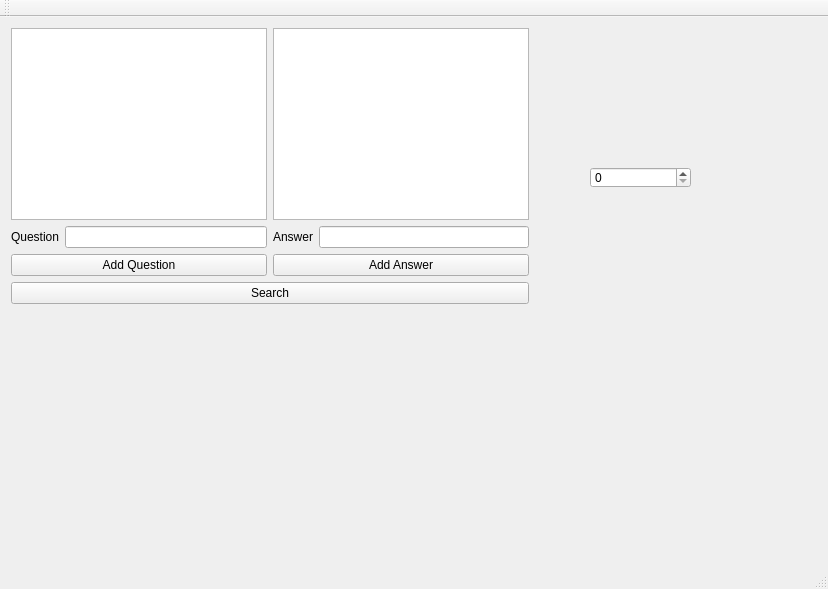
<?xml version="1.0" encoding="UTF-8"?>
<ui version="4.0">
 <class>MainWindowClass</class>
 <widget class="QMainWindow" name="MainWindowClass">
  <property name="geometry">
   <rect>
    <x>0</x>
    <y>0</y>
    <width>828</width>
    <height>589</height>
   </rect>
  </property>
  <property name="windowTitle">
   <string>MainWindow</string>
  </property>
  <widget class="QWidget" name="centralWidget">
   <widget class="QSpinBox" name="spinBox">
    <property name="geometry">
     <rect>
      <x>590</x>
      <y>150</y>
      <width>101</width>
      <height>21</height>
     </rect>
    </property>
   </widget>
   <widget class="QWidget" name="">
    <layout class="QHBoxLayout" name="horizontalLayout_5">
     <item>
      <layout class="QVBoxLayout" name="verticalLayout_3">
       <item>
        <layout class="QHBoxLayout" name="horizontalLayout_3">
         <item>
          <widget class="QListView" name="questionView"/>
         </item>
         <item>
          <widget class="QListWidget" name="answersWidget"/>
         </item>
        </layout>
       </item>
       <item>
        <layout class="QHBoxLayout" name="horizontalLayout_4">
         <item>
          <layout class="QVBoxLayout" name="verticalLayout">
           <item>
            <layout class="QHBoxLayout" name="horizontalLayout_2">
             <item>
              <widget class="QLabel" name="label">
               <property name="text">
                <string>Question</string>
               </property>
              </widget>
             </item>
             <item>
              <widget class="QLineEdit" name="lineEdit"/>
             </item>
            </layout>
           </item>
           <item>
            <widget class="QPushButton" name="addQuestionButton">
             <property name="text">
              <string>Add Question</string>
             </property>
            </widget>
           </item>
          </layout>
         </item>
         <item>
          <layout class="QVBoxLayout" name="verticalLayout_2">
           <item>
            <layout class="QHBoxLayout" name="horizontalLayout">
             <item>
              <widget class="QLabel" name="label_2">
               <property name="text">
                <string>Answer</string>
               </property>
              </widget>
             </item>
             <item>
              <widget class="QLineEdit" name="lineEdit_2"/>
             </item>
            </layout>
           </item>
           <item>
            <widget class="QPushButton" name="addAnswerButton">
             <property name="text">
              <string>Add Answer</string>
             </property>
            </widget>
           </item>
          </layout>
         </item>
        </layout>
       </item>
       <item>
        <widget class="QPushButton" name="searchButton">
         <property name="text">
          <string>Search</string>
         </property>
        </widget>
       </item>
      </layout>
     </item>
    </layout>
   </widget>
  </widget>
  <widget class="QMenuBar" name="menuBar">
   <property name="geometry">
    <rect>
     <x>0</x>
     <y>0</y>
     <width>828</width>
     <height>22</height>
    </rect>
   </property>
  </widget>
  <widget class="QToolBar" name="mainToolBar">
   <attribute name="toolBarArea">
    <enum>TopToolBarArea</enum>
   </attribute>
   <attribute name="toolBarBreak">
    <bool>false</bool>
   </attribute>
  </widget>
  <widget class="QStatusBar" name="statusBar"/>
 </widget>
 <layoutdefault spacing="6" margin="11"/>
 <resources/>
 <connections/>
</ui>
